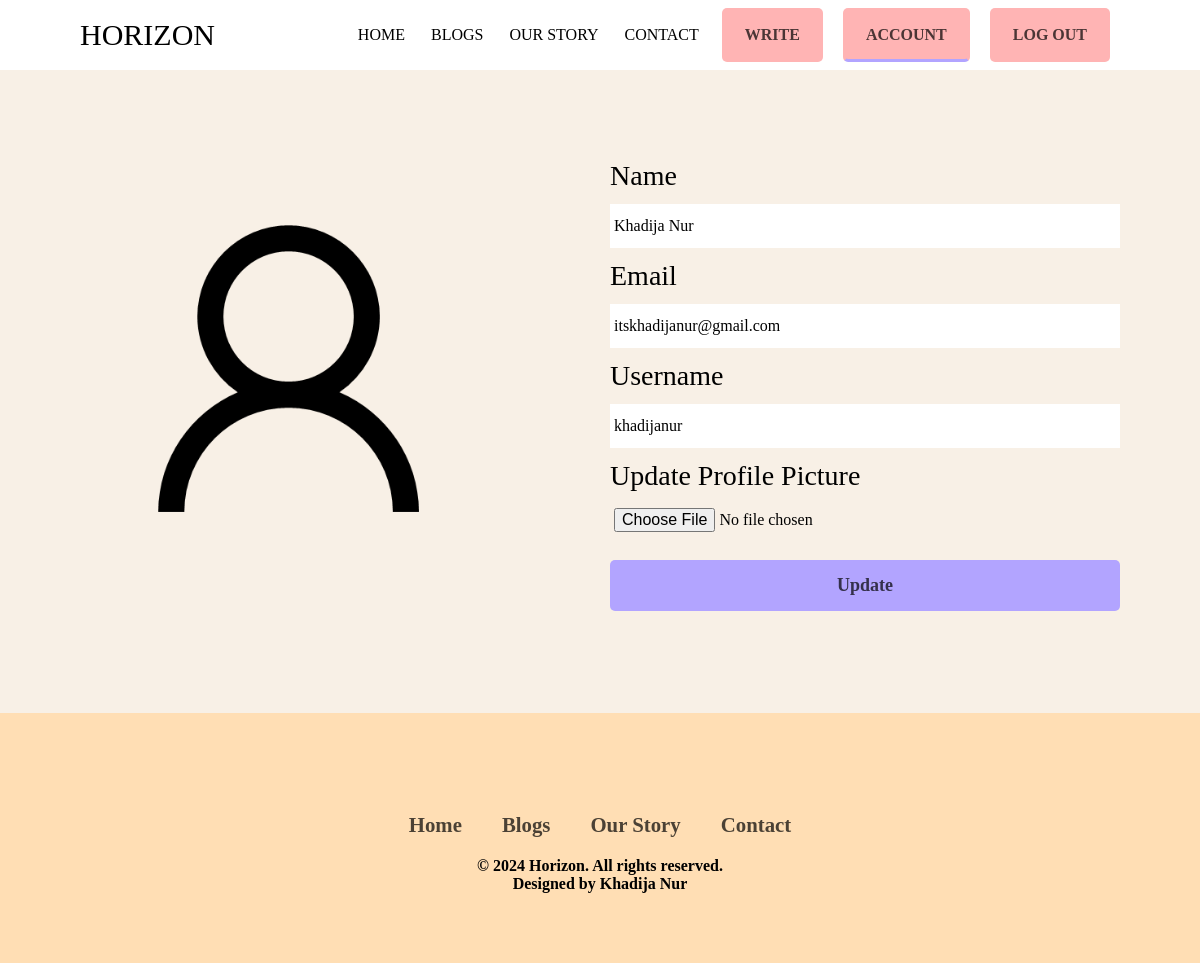
The page /account (signed in) on the database its author committed.
### HorizonBlog/models.py (models this page shows, shortened)
class User(db.Model, UserMixin):
    __tablename__='users'
    id= db.Column(db.Integer, primary_key=True)
    profile_image= db.Column(db.String(64), nullable=False, default='profile.png')
    name=db.Column(db.String(64))
    email=db.Column(db.String(64),unique=True, index=True)
    username=db.Column(db.String(64),unique=True, index=True)
    password_hash= db.Column(db.String(128))
    posts= db.relationship('Post', backref='Author', lazy=True)

### HorizonBlog/Users/views.py (the view)
@users.route('/account', methods=["GET", "POST"])
@login_required
def account():
    form= UpdateUserForm()
    if form.validate_on_submit():
        if form.picture.data:
            username= current_user.username
            pic= add_profile_pic(form.picture.data, username)
            current_user.profile_image= pic
        current_user.name= form.name.data
        current_user.username=form.username.data
        current_user.email= form.email.data
        db.session.commit()
        flash('Your account is updated!')
        return redirect(url_for('users.account'))
    elif request.method== 'GET':
        form.name.data= current_user.name
        form.username.data= current_user.username
        form.email.data= current_user.email
    profile_image= url_for('static', filename='profile_pictures/'+current_user.profile_image)
    return render_template('account.html', profile_image=profile_image, form=form)

### HorizonBlog/Users/forms.py
class UpdateUserForm(FlaskForm):
    email= StringField('Email', validators=[DataRequired(), Email()])
    name= StringField('Name', validators=[DataRequired()])
    username= StringField('Username', validators=[DataRequired()])
    picture= FileField('Update Profile Picture', validators=[FileAllowed(['jpg', 'jpeg', 'png'])])
    submit= SubmitField('Update')

### HorizonBlog/models.py (called while the page is built)
@login_manager.user_loader
def load_user(user_id):
    return User.query.get(user_id)

### HorizonBlog/templates/account.html (shortened to what this page needs)
{% extends 'base.html' %}
{% block content %}
    <div class="account">
        <div class="account-img">
            <img src="{{ url_for('static', filename='profile_pictures/'+current_user.profile_image)}}" alt="">
        </div>
        <div class="account-form">
            <form action="" method="post" enctype="multipart/form-data">
            {{form.name.label(class="form-label")}} {{form.name(class="form-input")}}
            {{form.email.label(class="form-label")}} {{form.email(class="form-input")}}
            {{form.username.label(class="form-label")}} {{form.username(class="form-input")}}
            {{form.picture.label(class="form-label")}} {{form.picture(class="form-input")}}
            {{form.submit(class="button login-button")}}
            </form>
        </div>
    </div>
{% endblock %}

### HorizonBlog/static/css/style.css (style rules this page uses)
* { margin: 0; padding: 0; list-style: none; text-decoration: none; font-family: "Google Sans Regular "; box-sizing: border-box; }
.button { display: inline-block; padding: 15px 20px; font-weight: bold; text-align: center; cursor: pointer; color: #000000b4; background-color: #FFB4B4 ; border-radius: 5px; transition: background-color 0.3s, color 0.3s; }
.form-label { display: block; font-size: 28px; }
.form-input { display: block; margin: 12px auto; width: 100%; height: 44px; padding: 4px; font-size: 16px; box-shadow: none; border: none; transition: border-color 0.3s ease; }
.contact-button,.login-button,.register-button { box-shadow: none; border: none; width: 100%; font-size: 18px; background-color: #B2A4FF; }
.account { padding: 90px 80px; background-color: #F8F0E6; display: grid; gap: 20px; grid-template-columns: 1fr 1fr; }
.account-img { width: 100%; height: 100%; }
.account-img img { max-height: 90%; max-width: 90%; }

### rows shown on the page
User: profile_image (placeholder picture), name "Khadija Nur", email "itskhadijanur@gmail.com", username "khadijanur"
